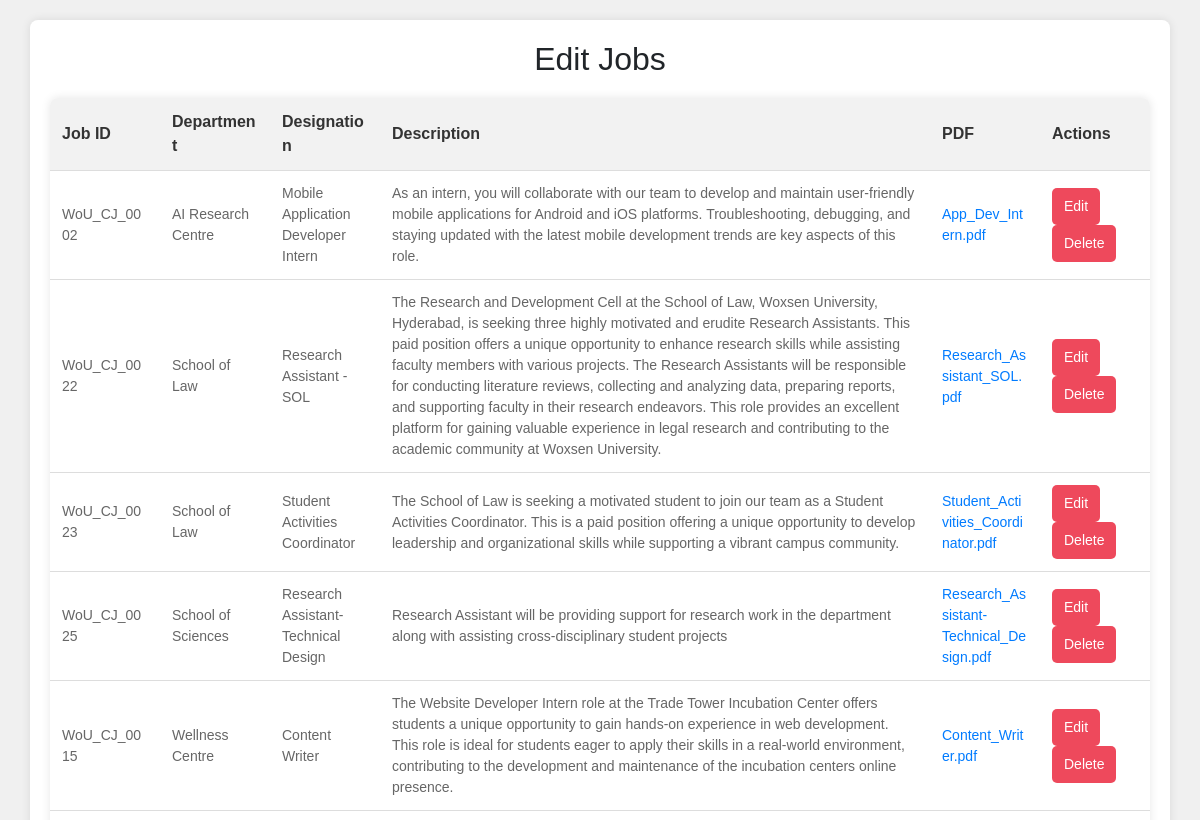
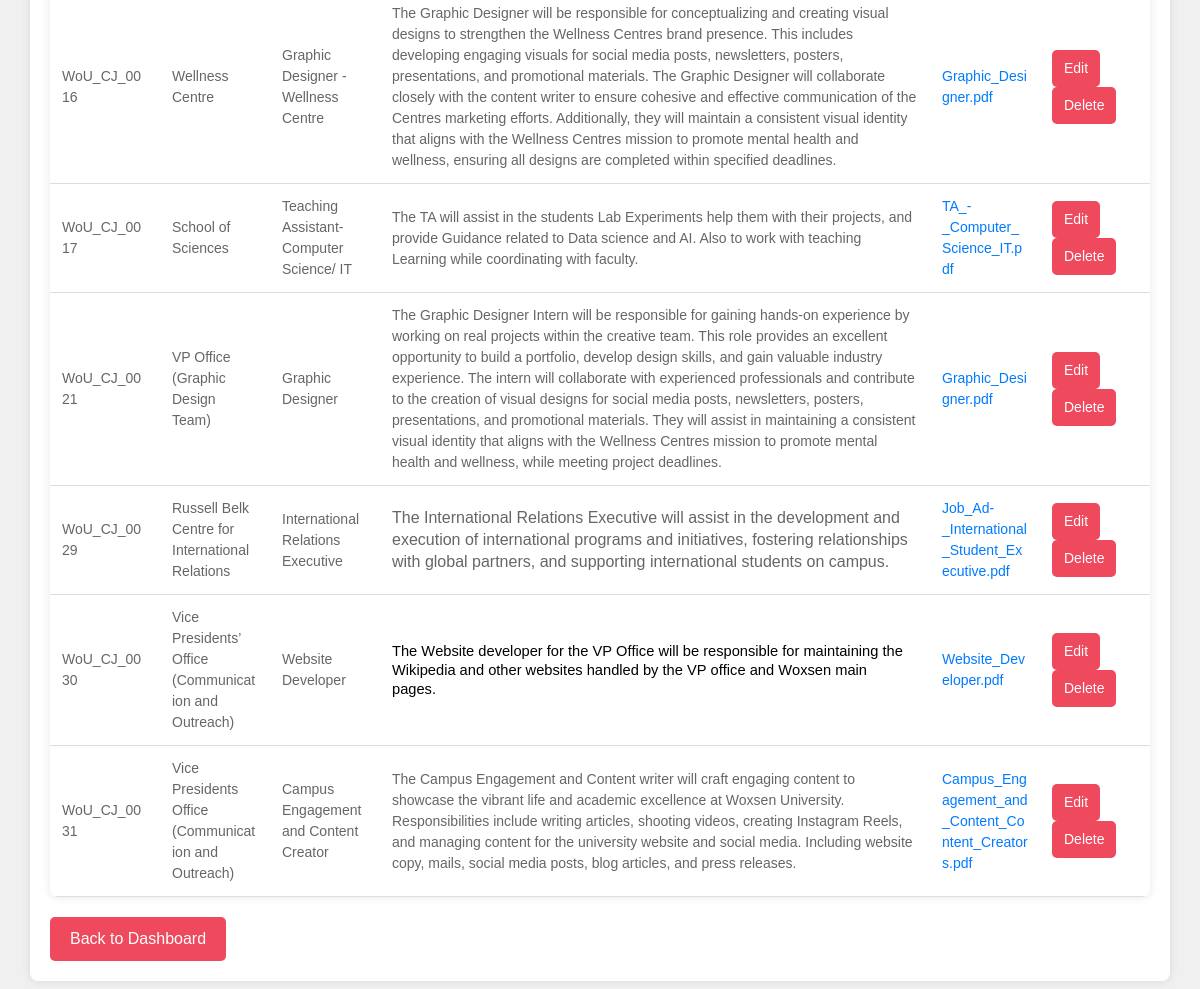
The app's page /Edit_job (signed in) with its own data (2 pictures, top to bottom).
### tables this page shows
CREATE TABLE job (
            job_id INTEGER PRIMARY KEY AUTOINCREMENT,
            id INTEGER NOT NULL,
            department TEXT NOT NULL,
            designation TEXT NOT NULL,
            description TEXT,
            pdf_path TEXT,
            pdf_filename TEXT
        );

### main.py (the view)
@app.route('/Edit_job')
@login_required
def Edit_job():
    conn = sqlite3.connect('pdfs.db')
    c = conn.cursor()
    c.execute('SELECT * FROM job')
    jobs = c.fetchall()
    conn.close()
    return render_template('Edit_job.html', jobs=jobs)

### main.py (called while the page is built)
@login_manager.user_loader
def load_user(user_id):
    user = Faculty.get(user_id)
    if not user:
        user = Student.get(user_id)
    return user

    @staticmethod
    def get(email):
        conn = sqlite3.connect('pdfs.db')
        c = conn.cursor()
        c.execute('SELECT Email_ID, Password FROM users WHERE Email_ID = ?', (email,))
        user_data = c.fetchone()
        conn.close()
        if user_data:
            return Faculty(user_data[0])
        else:
            return None

### templates/Edit_job.html (shortened to what this page needs)
<!DOCTYPE html>
<html lang="en">
<head>
    <link rel="stylesheet" href="https://stackpath.bootstrapcdn.com/bootstrap/4.5.2/css/bootstrap.min.css">
</head>
<body>
    <div class="container">
        <h2>Edit Jobs</h2>
        <table class="job-list">
            <thead>
                <tr>
                    <th>Job ID</th>
                    <th>Department</th>
                    <th>Designation</th>
                    <th class="des">Description</th>
                    <th>PDF</th>
                    <th>Actions</th>
                </tr>
            </thead>
            <tbody>
                {% if jobs %}
                {% for job in jobs %}
                <tr id="job-{{ job[0] }}">
                    <td>{{ job[1] }}</td>
                    <td>{{ job[2] }}</td>
                    <td>{{ job[3] }}</td>
                    <td class="des">{{ job[4] | safe }}</td>
                    <td><a href="#" onclick="showPDF('{{ job[5] }}')">{{ job[6] }}</a></td>
                    <td>
                        <a href="#" class="edit-button"
                            onclick="openEditModal('{{ job[0] }}', '{{ job[1] }}', '{{ job[2] }}', '{{ job[3] }}', '{{ job[4] }}', '{{ job[5] }}', '{{ job[6] }}')">Edit</a>
                        <a href="#" class="delete-button" onclick="deleteJob('{{ job[0] }}')">Delete</a>
                    </td>
                </tr>
                {% endfor %}
                {% else %}
                <tr>
                    <td colspan="6" class="no-jobs">No jobs available.</td>
                </tr>
                {% endif %}
            </tbody>
        </table>
        <a href="/faculty_dashboard" class="back-button">Back to Dashboard</a>
    </div>
</body>
</html>

### templates/Edit_job.html (style rules this page uses)
body { font-family: Arial, sans-serif; background-color: #f0f0f0; margin: 0; padding: 0; }
.container { max-width: 95%; margin: 20px auto; background-color: #ffffff; border-radius: 8px; box-shadow: 0 0 10px rgba(0, 0, 0, 0.1); padding: 20px; }
h2 { text-align: center; margin-bottom: 20px; }
table { width: 100%; border-collapse: collapse; margin-top: 20px; background-color: #ffffff; border-radius: 8px; overflow: hidden; box-shadow: 0 0 10px rgba(0, 0, 0, 0.1); table-layout: fixed; }
th, td { padding: 12px; text-align: left; border-bottom: 1px solid #dddddd; word-wrap: break-word; }
th { background-color: #f2f2f2; color: #333333; font-weight: bold; }
td { font-size: 14px; color: #666666; }
.des { width: 50%; }
.back-button { display: inline-block; background-color: #ee495c; color: #ffffff; padding: 10px 20px; text-decoration: none; border-radius: 5px; margin-top: 20px; transition: background-color 0.3s ease; }
.edit-button, .delete-button { display: inline-block; padding: 8px 12px; margin-right: 5px; text-decoration: none; color: #ffffff; border-radius: 5px; cursor: pointer; transition: background-color 0.3s ease; }
.edit-button { background-color: #ee495c; }
.delete-button { background-color: #ee495c; }

### records on screen
job: id "WoU_CJ_0002", department "AI Research Centre", designation "Mobile Application Developer Intern", description "As an intern, you will collaborate with our team to develop and maintain user-friendly mobile applications for Android and iOS platforms. Troubleshooting, debugging, and staying updated with the latest mobile development trends are key aspects of this role.", pdf_filename "App_Dev_Intern.pdf"
job: id "WoU_CJ_0022", department "School of Law", designation "Research Assistant - SOL", description "The Research and Development Cell at the School of Law, Woxsen University, Hyderabad, is seeking three highly motivated and erudite Research Assistants. This paid position offers a unique opportunity to enhance research skills while assisting faculty members with various projects. The Research Assistants will be responsible for conducting literature reviews, collecting and analyzing data, preparing reports, and supporting faculty in their research endeavors. This role provides an excellent platform for gaining valuable experience in legal research and contributing to the academic community at Woxsen University.", pdf_filename "Research_Assistant_SOL.pdf"
job: id "WoU_CJ_0023", department "School of Law", designation "Student Activities Coordinator", description "The School of Law is seeking a motivated student to join our team as a Student Activities Coordinator. This is a paid position offering a unique opportunity to develop leadership and organizational skills while supporting a vibrant campus community.", pdf_filename "Student_Activities_Coordinator.pdf"
job: id "WoU_CJ_0025", department "School of Sciences", designation "Research Assistant-Technical Design", description "Research Assistant will be providing support for research work in the department along with assisting cross-disciplinary student projects", pdf_filename "Research_Assistant-Technical_Design.pdf"
job: id "WoU_CJ_0015", department "Wellness Centre", designation "Content Writer", description "The Website Developer Intern role at the Trade Tower Incubation Center offers students a unique opportunity to gain hands-on experience in web development. This role is ideal for students eager to apply their skills in a real-world environment, contributing to the development and maintenance of the incubation centers online presence.", pdf_filename "Content_Writer.pdf"
job: id "WoU_CJ_0016", department "Wellness Centre", designation "Graphic Designer - Wellness Centre", description "The Graphic Designer will be responsible for conceptualizing and creating visual designs to strengthen the Wellness Centres brand presence. This includes developing engaging visuals for social media posts, newsletters, posters, presentations, and promotional materials. The Graphic Designer will collaborate closely with the content writer to ensure cohesive and effective communication of the Centres marketing efforts. Additionally, they will maintain a consistent visual identity that aligns with the Wellness Centres mission to promote mental health and wellness, ensuring all designs are completed within specified deadlines.", pdf_filename "Graphic_Designer.pdf"
job: id "WoU_CJ_0017", department "School of Sciences", designation "Teaching Assistant- Computer Science/ IT", description "The TA will assist in the students Lab Experiments help them with their projects, and provide Guidance related to Data science and AI. Also to work with teaching Learning while coordinating with faculty.", pdf_filename "TA_-_Computer_Science_IT.pdf"
job: id "WoU_CJ_0021", department "VP Office (Graphic Design Team)", designation "Graphic Designer", description "The Graphic Designer Intern will be responsible for gaining hands-on experience by working on real projects within the creative team. This role provides an excellent opportunity to build a portfolio, develop design skills, and gain valuable industry experience. The intern will collaborate with experienced professionals and contribute to the creation of visual designs for social media posts, newsletters, posters, presentations, and promotional materials. They will assist in maintaining a consistent visual identity that aligns with the Wellness Centres mission to promote mental health and wellness, while meeting project deadlines.", pdf_filename "Graphic_Designer.pdf"
job: id "WoU_CJ_0029", department "Russell Belk Centre for International Relations", designation "International Relations Executive", description "The International Relations Executive will assist in the development and execution of international programs and initiatives, fostering relationships with global partners, and supporting international students on campus.", pdf_filename "Job_Ad-_International_Student_Executive.pdf"
job: id "WoU_CJ_0030", department "Vice Presidents’ Office (Communication and Outreach)", designation "Website Developer", description "The Website developer for the VP Office will be responsible for maintaining the Wikipedia and other websites handled by the VP office and Woxsen main pages.", pdf_filename "Website_Developer.pdf"
job: id "WoU_CJ_0031", department "Vice Presidents Office (Communication and Outreach)", designation "Campus Engagement and Content Creator", description "The Campus Engagement and Content writer will craft engaging content to showcase the vibrant life and academic excellence at Woxsen University. Responsibilities include writing articles, shooting videos, creating Instagram Reels, and managing content for the university website and social media. Including website copy, mails, social media posts, blog articles, and press releases.", pdf_filename "Campus_Engagement_and_Content_Content_Creators.pdf"
